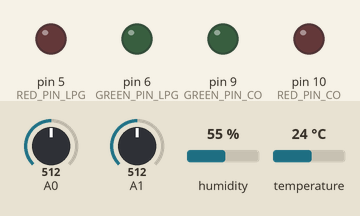
The sketch below on a simulated Arduino Uno, built with avr-gcc and run on an emulated ATmega328P. On the bench: output pins drawn as LEDs (lit = HIGH). Inputs (shaded band) come from the test bench; at power-on: A0 = 512, A1 = 512, humidity 55 %, temperature 24 °C. What the sketch prints to the serial monitor is not drawn.

Above: at 3.1 s.
At 3.6 s:
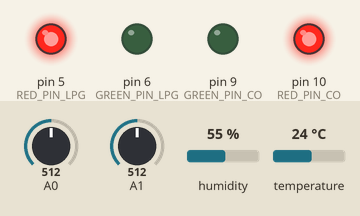
Timing chart, 0 to 5.1 s (numbered marks = the images above):
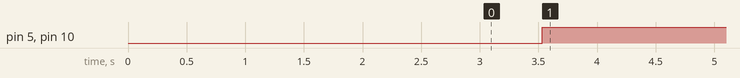

Measured:
- by itself, pin 5 (RED_PIN_LPG), pin 10 (RED_PIN_CO): LOW → HIGH at 3.5 s

The sketch:

analog_transmitString_final.ino
```cpp
#include <dht11.h>
#define DHT11PIN 4

/**********************Senosor Pin Definitions***************************************/
#define MQ3_PIN                               (0) // This define the analog PIN (A0) , which will be connected to MQ3 gas sensor
#define MQ5_PIN                               (1) // This define the analog PIN A1 , which is connected to MQ5 gas sensor

/**********************Calibration parameters***************************************/
#define Ro_Clean_Air_Factor_MQ3               (60)  // Is the ratio of sensor resistance in clean air and Ro
                                                    // It is found from the datasheet
#define Ro_Clean_Air_Factor_MQ5               (6.5)

#define Calibration_Sample                    (3) // The number of times the value of the sensor will be read during calibration
#define Calibration_Interval                  (500) // The time interval between each sample during calibration in miliseconds

/*********************Load resistance of the sonsors*******************************/
#define MQ3_RL                                (1.5) // The load resistance of MQ3 from the mq3 datasheet in kohms
#define MQ5_RL                                (1.5) // The load resistance of MQ5 fronm its datasheet in kohms

/*******************Reading parameters during normal operation ********************/
#define Read_Sample                           (25) // The number of time the sensor read during normal operation
#define Read_Interval                         (10) // Time interval in between the reading in milliseconds

/******************The Ro for LPG(MQ5) and Smoke(MQ3) *****************************/
float Ro_LPG                                  (2.42) ;// initialise to 9
float Ro_Smoke                                (0.57) ; // initialise to 9                                  (0.57) ;// initialise to 9

/*******************RGB parameters**********************************************/
int RED_PIN_CO = 10;
int GREEN_PIN_CO = 9;

/*******************RGB parameters**********************************************/
int RED_PIN_LPG =   5 ;
int GREEN_PIN_LPG = 6 ;


int TEM_VALUE       =  0 ;
int HUMIDITY_VALUE  =  0 ;

dht11 DHT11;

bool flag=false;

int  MQ5_ppm = 0 ;
int  MQ3_ppm = 0 ;

void setup() {

  // Default communication rate of the Bluetooth module
  Serial.begin(38400);

  //Calibrate the sensors to obtain Ro
  Ro_LPG = sensorCalibration(MQ5_PIN ,  MQ5_RL ,Ro_Clean_Air_Factor_MQ5  );
  Ro_Smoke = sensorCalibration( MQ3_PIN ,  MQ3_RL , Ro_Clean_Air_Factor_MQ3  ) ;


  Serial.print("Calibration completed") ;
  Serial.print('\n');
  Serial.print("Ro_LPG : ") ;
  Serial.print('\n');
  Serial.print(Ro_LPG ) ;
  Serial.print("\n") ;
  Serial.print("Ro_SMOKE : ") ;
  Serial.print(Ro_Smoke) ;
  Serial.print("\n");

  pinMode(RED_PIN_CO, OUTPUT);
  pinMode(GREEN_PIN_CO , OUTPUT);
  pinMode(RED_PIN_LPG , OUTPUT);
  pinMode(GREEN_PIN_LPG , OUTPUT);
}

void loop() {

 /*############################################################################*/

   int chk = DHT11.read(DHT11PIN);

   TEM_VALUE       =  DHT11.humidity ;
   HUMIDITY_VALUE  =  DHT11.temperature ;

   MQ5_ppm = findPPM_LPG_MQ5( ) ;
   MQ3_ppm = findPPM_SMOKE_MQ3();

/*############################################################################*/
// write high to digital pin 10  when smoke level goes above 60(750ppm)
 if(MQ3_ppm  > 100 ){
    RGB_Color(RED_PIN_CO ,GREEN_PIN_CO ,0 , 255 ) ;


  }else if (MQ3_ppm  >70 && MQ3_ppm  < 100){
     RGB_Color(RED_PIN_CO ,GREEN_PIN_CO ,5 , 215 ) ;

  }else if (MQ3_ppm  >40 && MQ3_ppm  < 70){
     RGB_Color(RED_PIN_CO ,GREEN_PIN_CO ,0 , 0 ) ;

  }else{
     RGB_Color(RED_PIN_CO ,GREEN_PIN_CO ,255 , 0 )  ;
    }

/*############################################################################*/
// write high to digital pin 12  when LPG level goes above 250(50ppm)
 if(MQ5_ppm  > 400 ){
  RGB_Color(RED_PIN_LPG ,GREEN_PIN_LPG  ,0 , 255 )  ;

  }else if( MQ5_ppm >300 && MQ5_ppm < 400 ){
    RGB_Color(RED_PIN_LPG ,GREEN_PIN_LPG ,5 , 215 ) ;

  }else if( MQ5_ppm >200 && MQ5_ppm < 300 ){
    RGB_Color(RED_PIN_LPG ,GREEN_PIN_LPG ,0 , 0 ) ;

  }else{
    RGB_Color(RED_PIN_LPG ,GREEN_PIN_LPG ,255 , 0 ) ;

  }

/*############################################################################*/
 String str1 = String(MQ3_ppm);
 String str2 = String(MQ5_ppm);

 String str3 = String(TEM_VALUE );
 String str4 = String(HUMIDITY_VALUE);

 String str5= '<'+str1+','+str2 +','+ str3+','+str4+'>';


// Length (with one extra character for the null terminator)
int str_len = str5.length()+1;
char char_array[str_len];
str5.toCharArray(char_array, str_len);

for(int i=0;i<str_len;i++){

 Serial.print(str5[i]);
 //Serial.write(str4[i]);
  //  delay(5);
  }
}


/*################################################################################################## */
// This function calculates the sensor response(Rs) using given ADC value and Load resistance.
float  findSensorResistance(int ADC_VALUE , int RL ){
     return((float) (RL*((1023 - ADC_VALUE)/ADC_VALUE ) )) ;
  }

/*################################################################################################## */
//This function  returns the Ro(The resistence of the sensor for clean air) of the sensor
float  sensorCalibration(int MQ_PIN , float RL , float Ro_Clean_Air_Factor ){
     float Rs = 0 ;
     int index ;

     for(index =0 ; index < Calibration_Sample ; index++ ){

        Rs +=  findSensorResistance(analogRead( MQ_PIN) , RL ) ;

        delay( Calibration_Interval) ;
      }

     Rs = Rs /Calibration_Sample ;

     Rs = Rs/Ro_Clean_Air_Factor  ;

     return Rs  ;             // this value represent Rs in clean air which is Ro
  }

/*################################################################################################## */
// This function returns the adc value of sensor reading from analog pins
float readSensorOutput( int MQ_PIN , int RL ){
    float Rs;

    for(int index =0 ; index < Read_Sample  ; index++ ){
       Rs +=   findSensorResistance( analogRead( MQ_PIN) , RL ) ;
       delay(Read_Interval) ;
    }

    Rs = Rs/Read_Sample ;
    return Rs ;                // return the average sensor rsistance or response given the ADC value

  }


/*################################################################################################## */
  // This function calculate the PPM of  LPG gas given the Rs/Ro
 int findPPM_LPG_MQ5( ){

  float RsRoRatio ;
  RsRoRatio = readSensorOutput(MQ5_PIN ,  MQ5_RL) / Ro_LPG ;

  float PPM_In_Log ;
  float log_RsRoRatio = log10(RsRoRatio) ;
  PPM_In_Log = (log_RsRoRatio *( - 2.5445 ))  + 1.879;  // The equation is found by doing regression of sensitity graph of MQ5 for LPG
                                                        // Mq5 and Excel are used to do the regression

  float ppm ;
  ppm = pow(10, PPM_In_Log  )  ;
  // convert the log output to the normal value

  return ppm ;

}


/*################################################################################################## */
// This function calculate the PPM of  Smoke   given the Rs/Ro
int findPPM_SMOKE_MQ3(){

  float RsRoRatio ;
  RsRoRatio = readSensorOutput(MQ3_PIN , MQ3_RL) / Ro_Smoke ;

  float PPM_In_Log  ;
  float log_RsRoRatio = log10(RsRoRatio) ;

  PPM_In_Log  = (log_RsRoRatio*( - 3.9651) )  + 8.6491 ;  // The equation is found by doing regression of sensitity graph of MQ3 for SMOKE(CO)
                                                          // Mq3 and Excel are used to do the regression
  float ppm  ;
  ppm = pow(10, PPM_In_Log  )  ;                          // convert the log output to the normal value

  return ppm ;
}

/*################################################################################################## */
// Is used to right PWM values to RGB pins
void RGB_Color(int Red_pin , int Green_pin ,int red_light_value, int green_light_value)
 {
  analogWrite(Red_pin, red_light_value);
  analogWrite(Green_pin, green_light_value);
}
```
